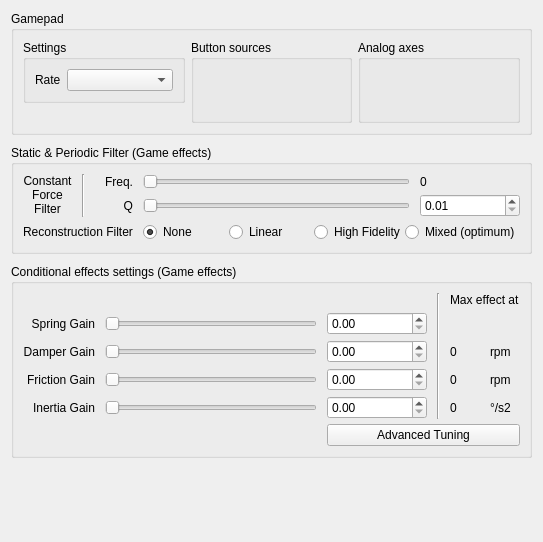
<?xml version="1.0" encoding="UTF-8"?>
<ui version="4.0">
 <class>Form</class>
 <widget class="QWidget" name="Form">
  <property name="geometry">
   <rect>
    <x>0</x>
    <y>0</y>
    <width>543</width>
    <height>542</height>
   </rect>
  </property>
  <property name="windowTitle">
   <string>Form</string>
  </property>
  <layout class="QGridLayout" name="gridLayout_4">
   <property name="verticalSpacing">
    <number>10</number>
   </property>
   <item row="0" column="0" colspan="2">
    <widget class="QGroupBox" name="groupBox_3">
     <property name="sizePolicy">
      <sizepolicy hsizetype="Preferred" vsizetype="Maximum">
       <horstretch>0</horstretch>
       <verstretch>1</verstretch>
      </sizepolicy>
     </property>
     <property name="title">
      <string>Gamepad</string>
     </property>
     <layout class="QGridLayout" name="gridLayout_3">
      <item row="1" column="0">
       <spacer name="verticalSpacer_2">
        <property name="orientation">
         <enum>Qt::Orientation::Vertical</enum>
        </property>
        <property name="sizeType">
         <enum>QSizePolicy::Policy::MinimumExpanding</enum>
        </property>
        <property name="sizeHint" stdset="0">
         <size>
          <width>20</width>
          <height>20</height>
         </size>
        </property>
       </spacer>
      </item>
      <item row="0" column="0">
       <widget class="QGroupBox" name="groupBox">
        <property name="sizePolicy">
         <sizepolicy hsizetype="Preferred" vsizetype="Minimum">
          <horstretch>1</horstretch>
          <verstretch>0</verstretch>
         </sizepolicy>
        </property>
        <property name="title">
         <string>Settings</string>
        </property>
        <layout class="QHBoxLayout" name="horizontalLayout">
         <property name="leftMargin">
          <number>9</number>
         </property>
         <property name="topMargin">
          <number>9</number>
         </property>
         <property name="rightMargin">
          <number>9</number>
         </property>
         <property name="bottomMargin">
          <number>9</number>
         </property>
         <item>
          <widget class="QLabel" name="label_2">
           <property name="text">
            <string>Rate</string>
           </property>
          </widget>
         </item>
         <item>
          <widget class="QComboBox" name="comboBox_reportrate">
           <property name="sizePolicy">
            <sizepolicy hsizetype="Expanding" vsizetype="MinimumExpanding">
             <horstretch>0</horstretch>
             <verstretch>0</verstretch>
            </sizepolicy>
           </property>
           <property name="toolTip">
            <string>&lt;html&gt;&lt;head/&gt;&lt;body&gt;&lt;p&gt;Changes the speed at which reports are sent. Slower values skip more packets if the system can't keep up.&lt;/p&gt;&lt;/body&gt;&lt;/html&gt;</string>
           </property>
          </widget>
         </item>
        </layout>
       </widget>
      </item>
      <item row="0" column="1" rowspan="2">
       <widget class="QGroupBox" name="groupBox_buttons">
        <property name="sizePolicy">
         <sizepolicy hsizetype="Preferred" vsizetype="Minimum">
          <horstretch>1</horstretch>
          <verstretch>0</verstretch>
         </sizepolicy>
        </property>
        <property name="title">
         <string>Button sources</string>
        </property>
       </widget>
      </item>
      <item row="0" column="2" rowspan="2">
       <widget class="QGroupBox" name="groupBox_analogaxes">
        <property name="sizePolicy">
         <sizepolicy hsizetype="Preferred" vsizetype="Minimum">
          <horstretch>1</horstretch>
          <verstretch>0</verstretch>
         </sizepolicy>
        </property>
        <property name="title">
         <string>Analog axes</string>
        </property>
       </widget>
      </item>
     </layout>
    </widget>
   </item>
   <item row="2" column="0" colspan="2">
    <widget class="QGroupBox" name="groupBox_2">
     <property name="title">
      <string>Conditional effects settings (Game effects)</string>
     </property>
     <layout class="QGridLayout" name="gridLayout_2">
      <property name="horizontalSpacing">
       <number>10</number>
      </property>
      <property name="verticalSpacing">
       <number>5</number>
      </property>
      <item row="2" column="5">
       <widget class="QLabel" name="label_3">
        <property name="text">
         <string>rpm</string>
        </property>
       </widget>
      </item>
      <item row="4" column="1">
       <widget class="QSlider" name="horizontalSlider_inertia">
        <property name="toolTip">
         <string>&lt;html&gt;&lt;head/&gt;&lt;body&gt;&lt;p&gt;Intensity of inertia effect&lt;/p&gt;&lt;/body&gt;&lt;/html&gt;</string>
        </property>
        <property name="maximum">
         <number>255</number>
        </property>
        <property name="pageStep">
         <number>4</number>
        </property>
        <property name="value">
         <number>0</number>
        </property>
        <property name="sliderPosition">
         <number>0</number>
        </property>
        <property name="orientation">
         <enum>Qt::Orientation::Horizontal</enum>
        </property>
       </widget>
      </item>
      <item row="3" column="0">
       <widget class="QLabel" name="label_12">
        <property name="toolTip">
         <string>&lt;html&gt;&lt;head/&gt;&lt;body&gt;&lt;p&gt;Intensity of friction effect&lt;/p&gt;&lt;/body&gt;&lt;/html&gt;</string>
        </property>
        <property name="frameShape">
         <enum>QFrame::Shape::NoFrame</enum>
        </property>
        <property name="frameShadow">
         <enum>QFrame::Shadow::Raised</enum>
        </property>
        <property name="text">
         <string>Friction Gain</string>
        </property>
        <property name="alignment">
         <set>Qt::AlignmentFlag::AlignRight|Qt::AlignmentFlag::AlignTrailing|Qt::AlignmentFlag::AlignVCenter</set>
        </property>
       </widget>
      </item>
      <item row="4" column="5">
       <widget class="QLabel" name="label_6">
        <property name="text">
         <string>°/s2</string>
        </property>
       </widget>
      </item>
      <item row="3" column="1">
       <widget class="QSlider" name="horizontalSlider_friction">
        <property name="toolTip">
         <string>&lt;html&gt;&lt;head/&gt;&lt;body&gt;&lt;p&gt;Intensity of friction effects&lt;/p&gt;&lt;/body&gt;&lt;/html&gt;</string>
        </property>
        <property name="minimum">
         <number>0</number>
        </property>
        <property name="maximum">
         <number>255</number>
        </property>
        <property name="pageStep">
         <number>4</number>
        </property>
        <property name="value">
         <number>0</number>
        </property>
        <property name="sliderPosition">
         <number>0</number>
        </property>
        <property name="orientation">
         <enum>Qt::Orientation::Horizontal</enum>
        </property>
       </widget>
      </item>
      <item row="3" column="2">
       <widget class="QDoubleSpinBox" name="doubleSpinBox_friction">
        <property name="minimumSize">
         <size>
          <width>100</width>
          <height>0</height>
         </size>
        </property>
        <property name="keyboardTracking">
         <bool>false</bool>
        </property>
        <property name="maximum">
         <double>2.000000000000000</double>
        </property>
        <property name="singleStep">
         <double>0.010000000000000</double>
        </property>
       </widget>
      </item>
      <item row="1" column="1">
       <widget class="QSlider" name="horizontalSlider_spring">
        <property name="toolTip">
         <string>&lt;html&gt;&lt;head/&gt;&lt;body&gt;&lt;p&gt;Intensity of spring effects&lt;/p&gt;&lt;/body&gt;&lt;/html&gt;</string>
        </property>
        <property name="maximum">
         <number>255</number>
        </property>
        <property name="pageStep">
         <number>4</number>
        </property>
        <property name="value">
         <number>0</number>
        </property>
        <property name="sliderPosition">
         <number>0</number>
        </property>
        <property name="orientation">
         <enum>Qt::Orientation::Horizontal</enum>
        </property>
       </widget>
      </item>
      <item row="0" column="3" rowspan="5">
       <widget class="Line" name="line_2">
        <property name="orientation">
         <enum>Qt::Orientation::Vertical</enum>
        </property>
       </widget>
      </item>
      <item row="1" column="0">
       <widget class="QLabel" name="label_9">
        <property name="toolTip">
         <string>&lt;html&gt;&lt;head/&gt;&lt;body&gt;&lt;p&gt;Intensity of spring effects&lt;/p&gt;&lt;/body&gt;&lt;/html&gt;</string>
        </property>
        <property name="frameShape">
         <enum>QFrame::Shape::NoFrame</enum>
        </property>
        <property name="frameShadow">
         <enum>QFrame::Shadow::Raised</enum>
        </property>
        <property name="text">
         <string>Spring Gain</string>
        </property>
        <property name="alignment">
         <set>Qt::AlignmentFlag::AlignRight|Qt::AlignmentFlag::AlignTrailing|Qt::AlignmentFlag::AlignVCenter</set>
        </property>
       </widget>
      </item>
      <item row="3" column="4">
       <widget class="QLabel" name="label_friction_rpm">
        <property name="text">
         <string>0</string>
        </property>
       </widget>
      </item>
      <item row="0" column="4" colspan="2">
       <widget class="QLabel" name="label_8">
        <property name="text">
         <string>Max effect at</string>
        </property>
       </widget>
      </item>
      <item row="4" column="2">
       <widget class="QDoubleSpinBox" name="doubleSpinBox_inertia">
        <property name="minimumSize">
         <size>
          <width>100</width>
          <height>0</height>
         </size>
        </property>
        <property name="keyboardTracking">
         <bool>false</bool>
        </property>
        <property name="maximum">
         <double>2.000000000000000</double>
        </property>
        <property name="singleStep">
         <double>0.010000000000000</double>
        </property>
       </widget>
      </item>
      <item row="1" column="2">
       <widget class="QDoubleSpinBox" name="doubleSpinBox_spring">
        <property name="minimumSize">
         <size>
          <width>100</width>
          <height>0</height>
         </size>
        </property>
        <property name="keyboardTracking">
         <bool>false</bool>
        </property>
        <property name="decimals">
         <number>2</number>
        </property>
        <property name="maximum">
         <double>4.000000000000000</double>
        </property>
        <property name="singleStep">
         <double>0.010000000000000</double>
        </property>
       </widget>
      </item>
      <item row="4" column="4">
       <widget class="QLabel" name="label_accel">
        <property name="text">
         <string>0</string>
        </property>
       </widget>
      </item>
      <item row="2" column="0">
       <widget class="QLabel" name="label_10">
        <property name="toolTip">
         <string>&lt;html&gt;&lt;head/&gt;&lt;body&gt;&lt;p&gt;Intensity of damper effect to smooth out acceleration spikes.&lt;/p&gt;&lt;/body&gt;&lt;/html&gt;</string>
        </property>
        <property name="frameShape">
         <enum>QFrame::Shape::NoFrame</enum>
        </property>
        <property name="frameShadow">
         <enum>QFrame::Shadow::Raised</enum>
        </property>
        <property name="text">
         <string>Damper Gain</string>
        </property>
        <property name="alignment">
         <set>Qt::AlignmentFlag::AlignRight|Qt::AlignmentFlag::AlignTrailing|Qt::AlignmentFlag::AlignVCenter</set>
        </property>
       </widget>
      </item>
      <item row="2" column="1">
       <widget class="QSlider" name="horizontalSlider_damper">
        <property name="toolTip">
         <string>&lt;html&gt;&lt;head/&gt;&lt;body&gt;&lt;p&gt;Centering force when FFB is inactive&lt;/p&gt;&lt;/body&gt;&lt;/html&gt;</string>
        </property>
        <property name="maximum">
         <number>255</number>
        </property>
        <property name="pageStep">
         <number>4</number>
        </property>
        <property name="value">
         <number>0</number>
        </property>
        <property name="sliderPosition">
         <number>0</number>
        </property>
        <property name="orientation">
         <enum>Qt::Orientation::Horizontal</enum>
        </property>
       </widget>
      </item>
      <item row="4" column="0">
       <widget class="QLabel" name="label_7">
        <property name="toolTip">
         <string>&lt;html&gt;&lt;head/&gt;&lt;body&gt;&lt;p&gt;Intensity of inertia effects&lt;/p&gt;&lt;/body&gt;&lt;/html&gt;</string>
        </property>
        <property name="frameShape">
         <enum>QFrame::Shape::NoFrame</enum>
        </property>
        <property name="frameShadow">
         <enum>QFrame::Shadow::Raised</enum>
        </property>
        <property name="text">
         <string>Inertia Gain</string>
        </property>
        <property name="alignment">
         <set>Qt::AlignmentFlag::AlignRight|Qt::AlignmentFlag::AlignTrailing|Qt::AlignmentFlag::AlignVCenter</set>
        </property>
       </widget>
      </item>
      <item row="3" column="5">
       <widget class="QLabel" name="label_4">
        <property name="text">
         <string>rpm</string>
        </property>
       </widget>
      </item>
      <item row="2" column="4">
       <widget class="QLabel" name="label_damper_rpm">
        <property name="text">
         <string>0</string>
        </property>
       </widget>
      </item>
      <item row="2" column="2">
       <widget class="QDoubleSpinBox" name="doubleSpinBox_damper">
        <property name="minimumSize">
         <size>
          <width>100</width>
          <height>0</height>
         </size>
        </property>
        <property name="keyboardTracking">
         <bool>false</bool>
        </property>
        <property name="maximum">
         <double>2.000000000000000</double>
        </property>
        <property name="singleStep">
         <double>0.010000000000000</double>
        </property>
       </widget>
      </item>
      <item row="5" column="2" colspan="4">
       <widget class="QPushButton" name="pushButton_advanced_tuning">
        <property name="text">
         <string>Advanced Tuning</string>
        </property>
       </widget>
      </item>
     </layout>
    </widget>
   </item>
   <item row="1" column="0" colspan="2">
    <widget class="QGroupBox" name="groupBox_values">
     <property name="sizePolicy">
      <sizepolicy hsizetype="Preferred" vsizetype="Preferred">
       <horstretch>1</horstretch>
       <verstretch>0</verstretch>
      </sizepolicy>
     </property>
     <property name="title">
      <string>Static &amp;&amp; Periodic Filter (Game effects)</string>
     </property>
     <property name="flat">
      <bool>false</bool>
     </property>
     <layout class="QGridLayout" name="gridLayout">
      <property name="horizontalSpacing">
       <number>10</number>
      </property>
      <property name="verticalSpacing">
       <number>5</number>
      </property>
      <item row="0" column="4">
       <widget class="QLabel" name="label_cffilter">
        <property name="text">
         <string>0</string>
        </property>
       </widget>
      </item>
      <item row="0" column="1" rowspan="2">
       <widget class="Line" name="line">
        <property name="orientation">
         <enum>Qt::Orientation::Vertical</enum>
        </property>
       </widget>
      </item>
      <item row="1" column="4">
       <widget class="QDoubleSpinBox" name="doubleSpinBox_CFq">
        <property name="minimumSize">
         <size>
          <width>100</width>
          <height>0</height>
         </size>
        </property>
        <property name="keyboardTracking">
         <bool>false</bool>
        </property>
        <property name="minimum">
         <double>0.010000000000000</double>
        </property>
        <property name="maximum">
         <double>0.800000000000000</double>
        </property>
        <property name="singleStep">
         <double>0.010000000000000</double>
        </property>
       </widget>
      </item>
      <item row="0" column="3">
       <widget class="QSlider" name="horizontalSlider_cffilter">
        <property name="toolTip">
         <string>&lt;html&gt;&lt;head/&gt;&lt;body&gt;&lt;p&gt;Lowpass filter frequency for constant force effect.&lt;/p&gt;&lt;p&gt;Applies only to the CF effect (usually covers all physics based forces for most games) and interpolated between updates.&lt;/p&gt;&lt;p&gt;Use this filter to tune between sharp and smooth forces and to reduce noise. &lt;br/&gt;Should be lower than games FFB update speed.&lt;/p&gt;&lt;/body&gt;&lt;/html&gt;</string>
        </property>
        <property name="minimum">
         <number>10</number>
        </property>
        <property name="maximum">
         <number>500</number>
        </property>
        <property name="pageStep">
         <number>4</number>
        </property>
        <property name="value">
         <number>10</number>
        </property>
        <property name="sliderPosition">
         <number>10</number>
        </property>
        <property name="orientation">
         <enum>Qt::Orientation::Horizontal</enum>
        </property>
       </widget>
      </item>
      <item row="0" column="0" rowspan="2">
       <widget class="QLabel" name="label_5">
        <property name="toolTip">
         <string>&lt;html&gt;&lt;head/&gt;&lt;body&gt;&lt;p&gt;Lowpass filter for constant force effect.&lt;/p&gt;&lt;p&gt;Applies only to the CF effect (usually covers all physics based forces for most games) and interpolated between updates.&lt;/p&gt;&lt;p&gt;Use this filter to tune between sharp and smooth forces and to reduce noise. &lt;br/&gt;Frequency should be lower than games FFB update speed.&lt;/p&gt;&lt;/body&gt;&lt;/html&gt;</string>
        </property>
        <property name="frameShape">
         <enum>QFrame::Shape::NoFrame</enum>
        </property>
        <property name="frameShadow">
         <enum>QFrame::Shadow::Raised</enum>
        </property>
        <property name="lineWidth">
         <number>1</number>
        </property>
        <property name="midLineWidth">
         <number>1</number>
        </property>
        <property name="text">
         <string>&lt;html&gt;&lt;head/&gt;&lt;body&gt;&lt;p&gt;Constant&lt;br/&gt;Force&lt;br/&gt;Filter&lt;/p&gt;&lt;/body&gt;&lt;/html&gt;</string>
        </property>
        <property name="scaledContents">
         <bool>true</bool>
        </property>
        <property name="alignment">
         <set>Qt::AlignmentFlag::AlignCenter</set>
        </property>
       </widget>
      </item>
      <item row="2" column="0" colspan="3">
       <widget class="QLabel" name="label_13">
        <property name="text">
         <string>Reconstruction Filter</string>
        </property>
       </widget>
      </item>
      <item row="2" column="3" colspan="2">
       <layout class="QHBoxLayout" name="horizontalLayout_3">
        <item>
         <widget class="QRadioButton" name="radioButton_reconfilter_0">
          <property name="toolTip">
           <string>&lt;html&gt;&lt;head/&gt;&lt;body&gt;&lt;p&gt;Disable the reconstruction filter.&lt;/p&gt;&lt;/body&gt;&lt;/html&gt;</string>
          </property>
          <property name="text">
           <string>None</string>
          </property>
          <property name="checked">
           <bool>true</bool>
          </property>
         </widget>
        </item>
        <item>
         <widget class="QRadioButton" name="radioButton_reconfilter_1">
          <property name="toolTip">
           <string>&lt;html&gt;&lt;head/&gt;&lt;body&gt;&lt;p&gt;The linear reconstruction filter takes the last two points sent by the game and calculates the linear line between the two points. &lt;/p&gt;&lt;p&gt;The FFB engine calculates subsamples every time on this straight line. &lt;/p&gt;&lt;p&gt;The game signal is slowed by 1 sample before being sent to the driver.&lt;/p&gt;&lt;/body&gt;&lt;/html&gt;</string>
          </property>
          <property name="text">
           <string>Linear</string>
          </property>
         </widget>
        </item>
        <item>
         <widget class="QRadioButton" name="radioButton_reconfilter_2">
          <property name="toolTip">
           <string>&lt;html&gt;&lt;head/&gt;&lt;body&gt;&lt;p&gt;The &amp;quot;High Fidelity&amp;quot; reconstruction filter takes the last four points sent by the game and calculates a spline between the four points. &lt;/p&gt;&lt;p&gt;The FFB engine calculates subsamples between the last two points by following this spline most faithfully. &lt;/p&gt;&lt;p&gt;The signal coming from the game is slowed down by 1.5 samples before being sent to the driver.&lt;/p&gt;&lt;/body&gt;&lt;/html&gt;</string>
          </property>
          <property name="text">
           <string>High Fidelity</string>
          </property>
         </widget>
        </item>
        <item>
         <widget class="QRadioButton" name="radioButton_reconfilter_3">
          <property name="toolTip">
           <string>&lt;html&gt;&lt;head/&gt;&lt;body&gt;&lt;p&gt;The &amp;quot;Mixed&amp;quot; reconstruction filter takes the last three points sent by the game and calculates a spline between these points, less faithfully than &amp;quot;HiFi&amp;quot; mode, but more finely than &amp;quot;Linear&amp;quot; mode. &lt;/p&gt;&lt;p&gt;The FFB engine calculates the subsamples between the last three points following this curve. The signal from the game is slowed down by 1 sample, like linear mode, before being sent to the driver.&lt;/p&gt;&lt;p&gt;This solution combines the advantage of spline precision and the responsiveness of linear mode, it is recommended by default.&lt;/p&gt;&lt;/body&gt;&lt;/html&gt;</string>
          </property>
          <property name="text">
           <string>Mixed (optimum)</string>
          </property>
         </widget>
        </item>
       </layout>
      </item>
      <item row="1" column="2">
       <widget class="QLabel" name="label">
        <property name="toolTip">
         <string>&lt;html&gt;&lt;head/&gt;&lt;body&gt;&lt;p&gt;Q Factor for constant force low pass filter.&lt;br/&gt;Controls how sharp the response drops at the frequency limit.&lt;/p&gt;&lt;p&gt;Be careful to prevent oscillations by not limiting the bandwidth too much.&lt;/p&gt;&lt;/body&gt;&lt;/html&gt;</string>
        </property>
        <property name="text">
         <string>Q</string>
        </property>
        <property name="alignment">
         <set>Qt::AlignmentFlag::AlignRight|Qt::AlignmentFlag::AlignTrailing|Qt::AlignmentFlag::AlignVCenter</set>
        </property>
       </widget>
      </item>
      <item row="1" column="3">
       <widget class="QSlider" name="horizontalSlider_CFq">
        <property name="toolTip">
         <string>&lt;html&gt;&lt;head/&gt;&lt;body&gt;&lt;p&gt;Q Factor for constant force low pass filter.&lt;br/&gt;Controls how sharp the response drops at the frequency limit.&lt;/p&gt;&lt;p&gt;Be careful to prevent oscillations by not limiting the bandwidth too much.&lt;/p&gt;&lt;/body&gt;&lt;/html&gt;</string>
        </property>
        <property name="minimum">
         <number>0</number>
        </property>
        <property name="maximum">
         <number>80</number>
        </property>
        <property name="singleStep">
         <number>1</number>
        </property>
        <property name="pageStep">
         <number>4</number>
        </property>
        <property name="sliderPosition">
         <number>0</number>
        </property>
        <property name="orientation">
         <enum>Qt::Orientation::Horizontal</enum>
        </property>
       </widget>
      </item>
      <item row="0" column="2">
       <widget class="QLabel" name="label_11">
        <property name="toolTip">
         <string>&lt;html&gt;&lt;head/&gt;&lt;body&gt;&lt;p&gt;Lowpass filter frequency for constant force effect.&lt;/p&gt;&lt;p&gt;Applies only to the CF effect (usually covers all physics based forces for most games) and interpolated between updates.&lt;/p&gt;&lt;p&gt;Use this filter to tune between sharp and smooth forces and to reduce noise. &lt;br/&gt;Should be lower than games FFB update speed.&lt;/p&gt;&lt;/body&gt;&lt;/html&gt;</string>
        </property>
        <property name="text">
         <string>Freq.</string>
        </property>
        <property name="alignment">
         <set>Qt::AlignmentFlag::AlignRight|Qt::AlignmentFlag::AlignTrailing|Qt::AlignmentFlag::AlignVCenter</set>
        </property>
       </widget>
      </item>
     </layout>
    </widget>
   </item>
   <item row="4" column="0" colspan="2">
    <spacer name="verticalSpacer">
     <property name="orientation">
      <enum>Qt::Orientation::Vertical</enum>
     </property>
     <property name="sizeHint" stdset="0">
      <size>
       <width>20</width>
       <height>40</height>
      </size>
     </property>
    </spacer>
   </item>
  </layout>
 </widget>
 <tabstops>
  <tabstop>comboBox_reportrate</tabstop>
  <tabstop>horizontalSlider_cffilter</tabstop>
  <tabstop>horizontalSlider_CFq</tabstop>
  <tabstop>doubleSpinBox_CFq</tabstop>
  <tabstop>radioButton_reconfilter_0</tabstop>
  <tabstop>radioButton_reconfilter_1</tabstop>
  <tabstop>radioButton_reconfilter_2</tabstop>
  <tabstop>radioButton_reconfilter_3</tabstop>
  <tabstop>horizontalSlider_spring</tabstop>
  <tabstop>doubleSpinBox_spring</tabstop>
  <tabstop>horizontalSlider_damper</tabstop>
  <tabstop>doubleSpinBox_damper</tabstop>
  <tabstop>horizontalSlider_friction</tabstop>
  <tabstop>doubleSpinBox_friction</tabstop>
  <tabstop>horizontalSlider_inertia</tabstop>
  <tabstop>doubleSpinBox_inertia</tabstop>
  <tabstop>pushButton_advanced_tuning</tabstop>
 </tabstops>
 <resources/>
 <connections/>
</ui>
